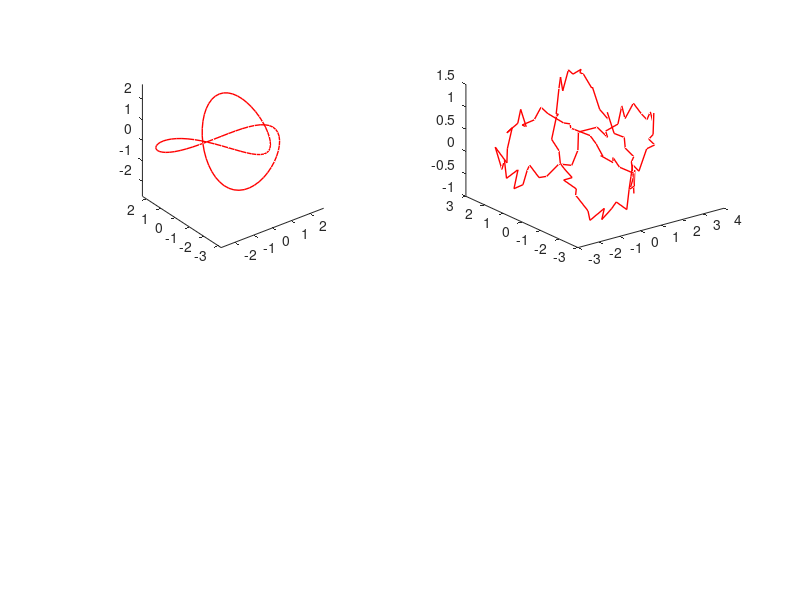

MATLAB code to generate this figure: (Note: this script raises an error after producing the figure.)
function test
  close all ;
  
  data = [] ;

  subplot(2,2,1) ;
  [x,y,z] = trefoil(100,0) ;
  hold off ;
  plot3(x,y,z,'-r','LineWidth',1) ;
  axis equal;
  hold on ;

  subplot(2,2,2) ;
  for k=1:1000
    [x,y,z] = trefoil(100,0.5) ;
    plot3(x,y,z,'-r','LineWidth',1) ;
    hold on ;
    Q = [ x'; y'; z' ] ;
  
    [W,E] = Writhe( Q ) ;
    fprintf('W = %g, err = %g\n', W, E ) ;
    
    data = [ data, W ] ;
  end
  axis equal;

%  P = [ 0.0, 1.0, 0.0 ; ...
%        0.0, 0.0,-1.0 ; ...
%        0.0, 0.0, 1.0 ; ...
%        1.0, 0.0, 0.0 ; ...
%        -1.0, -1.0, 0.0 ] ;
%
%  [W,E] = lk( P.' ) ;
%  fprintf('W = %g, err = %g\n', W, E ) ;

  subplot(2,2,[3,4]) ;
  hold off ;
  histfit(data) ;
  hold on ;

end

function [x,y,z] = trefoil(npts,pert)
  t = 2*pi*linspace(0,1,npts).';
  x = sin(t)+2*sin(2*t)+pert*rand(size(t)) ;
  y = cos(t)-2*cos(2*t)+pert*rand(size(t)) ;
  z = -sin(3*t)+pert*rand(size(t)) ;
end
